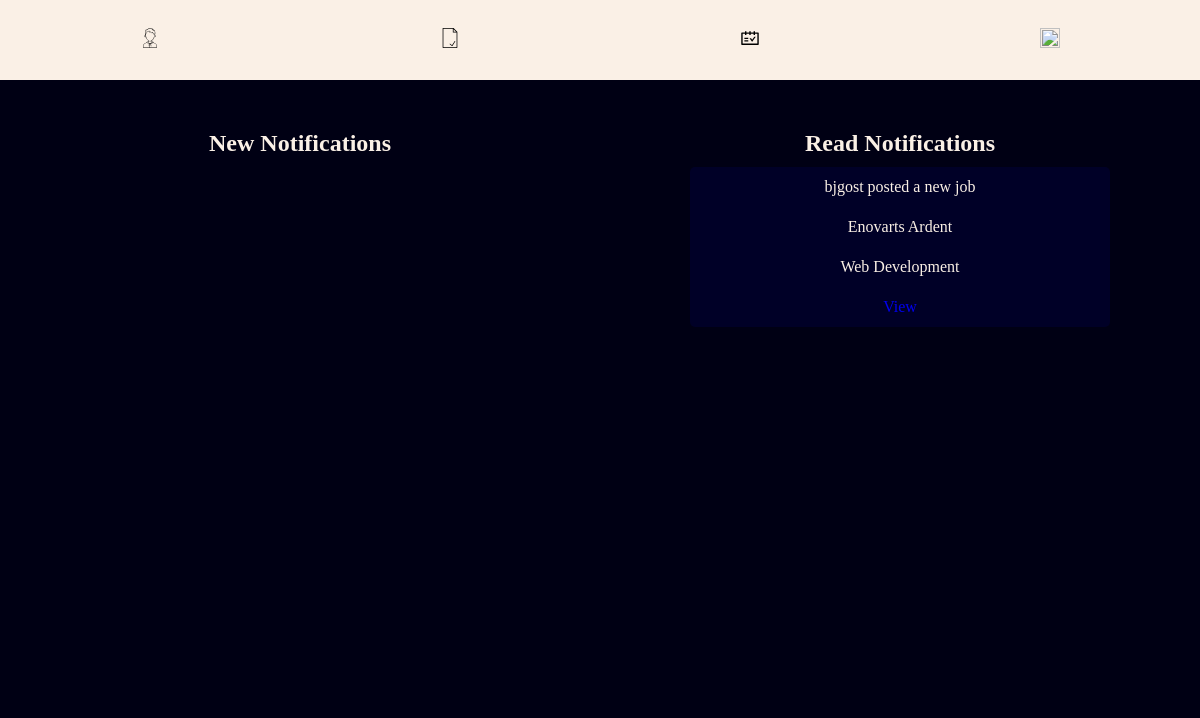
Screenshot of /jobs/all-notifications (signed in) with the database file from the repository.
### ordering/models.py (models this page shows)
class Notification(models.Model):
	user = models.ForeignKey(settings.AUTH_USER_MODEL, on_delete=models.CASCADE)
	category = models.CharField(max_length=255, choices=CATS, null=True, blank=True)
	job = models.ForeignKey(Job, on_delete=models.CASCADE)
	body = models.TextField(blank=True, null=True)
	viewed = models.BooleanField(null=False, default=False)
	timestamp = models.DateTimeField(auto_now_add=True, null=True)

class Job(models.Model):
	user = models.ForeignKey(settings.AUTH_USER_MODEL, on_delete=models.CASCADE, null=True)
	category = models.CharField(max_length=255, choices=CATS)
	timestamp = models.DateTimeField(auto_now_add=True, null=True)
	accepted = models.BooleanField(null=True, blank=True)
	scheduled = models.BooleanField(null=False, default=False)
	apper = models.ForeignKey(settings.AUTH_USER_MODEL, on_delete=models.CASCADE, null=True, related_name='apper')
	descriptive_purpose = models.TextField(null=True)
	title = models.CharField(max_length=255, blank=False, null=True)
	description = models.TextField(blank=True, null=True)
	purpose = models.CharField(blank=True, null=True, max_length=255, choices=PURPOSES)
	other = models.TextField(blank=True, null=True)
	features = models.TextField(blank=True, null=True)
	pages = models.IntegerField(blank=True, null=True)
	theme = models.CharField(blank=True, null=True, max_length=255)
	sys_type = models.CharField(max_length=225, choices=SYS_TYPES, null=True)
	modules = models.TextField(null=True)
	banner_type = models.CharField(max_length=255, choices=BANNERS, null=True)
	graphic_type = models.CharField(max_length=255, choices=GRAPHIC_TYPE, null=True)

### ordering/views.py (the view)
# urls.py: path('all-notifications', views.all_notifications, name='all-notifications'),
@login_required(login_url='login')
def all_notifications(request):
	new_notifications = Notification.objects.filter(viewed=False)
	old_notifications = Notification.objects.filter(viewed=True)
	context = {
	'new_notifications': new_notifications,
	'old_notifications': old_notifications
	}
	template_name = 'all_notifications.html'
	return render(request, template_name, context)

### ordering/templates/all_notifications.html (shortened to what this page needs)
{%extends 'base.html'%}
{%block content%}
<div class="outer-container">
	<div class="container">
		<h2>New Notifications</h2>
	</div>
	<div class="container">
		<h2>Read Notifications</h2>
		{%for notification in old_notifications%}
		<section class="notification">
			<p>{{notification.body}}</p>
			<p>{{notification.job.title}}</p>
			<p>{{notification.job.category}}</p>
			<a href="{%url 'notification-detail' notification.id%}" class="link">View</a>
		</section>
		{%endfor%}
	</div>
</div>
{%endblock%}

### ordering/templates/all_notifications.html (style rules this page uses)
.outer-container { width: inherit; display: flex; flex-direction: row; justify-content: space-between; margin-top: 50px; }
.container { width: 50%; min-height: 70vh; background: rgb(0, 0, 20); display: flex; flex-direction: column; justify-content: safe start; align-items: center; color: linen; }
.notification { width: 70%; min-height: 20vh; display: flex; flex-direction: column; align-items: center; justify-content: space-around; background: rgba(0, 0, 58, 0.5); color: linen; border-radius: 5px; margin-top: 10px; }

### accounts/templates/base.html (style rules this page uses)
* { padding: 0px; margin: 0px; box-sizing: border-box; }
:root { --apperBlack: #030011; --apperBlue: linear-gradient(120deg, #030011, #070125); }
.link { text-decoration: none; }
.body-container { background: rgb(0, 0, 20); }

### rows the page displays
Notification: body "bjgost posted a new job", job "Enovarts Ardent", job.category "Web Development"
